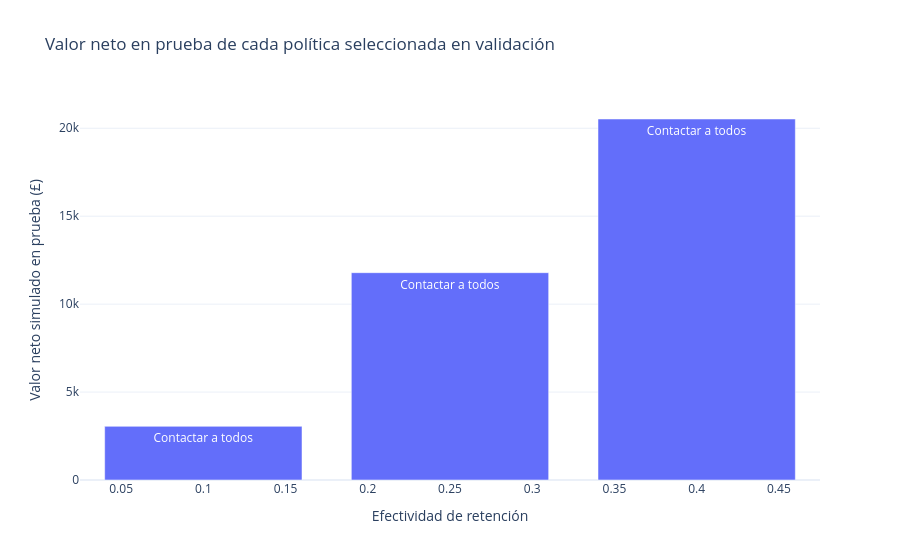

Notebook code cell kept with this figure:
### Markdown cell above
### Qué hace esta celda: Comparación económica de escenarios

Muestra cómo cambia el valor neto en prueba al cambiar la efectividad asumida. Aunque la política elegida permanezca igual, su rentabilidad simulada puede cambiar mucho; la efectividad real todavía debe medirse.

### Code cell
fig = px.bar(
    scenario_df,
    x="retention_rate",
    y="net_value",
    text="policy",
    title="Valor neto en prueba de cada política seleccionada en validación",
    labels={
        "retention_rate":"Efectividad de retención",
        "net_value":"Valor neto simulado en prueba (£)",
        "threshold":"Umbral óptimo"
    }
)
fig.show()

### Figure 1 — Plotly figure (JSON) as saved in the notebook; plotly's stock layout.template omitted (floating-point values rounded to 4 significant figures)
{"data": [{"alignmentgroup": "True", "hovertemplate": "Efectividad de retención=%{x}<br>Valor neto simulado en prueba (£)=%{y}<br>policy=%{text}<extra></extra>", "legendgroup": "", "marker": {"color": "#636efa", "pattern": {"shape": ""}}, "name": "", "offsetgroup": "", "orientation": "v", "showlegend": false, "text": ["Contactar a todos", "Contactar a todos", "Contactar a todos"], "textposition": "auto", "type": "bar", "x": [0.1, 0.25, 0.4], "xaxis": "x", "y": [3051.0, 11790.0, 20530.0], "yaxis": "y"}], "layout": {"barmode": "relative", "legend": {"tracegroupgap": 0}, "title": {"text": "Valor neto en prueba de cada política seleccionada en validación"}, "xaxis": {"anchor": "y", "domain": [0.0, 1.0], "title": {"text": "Efectividad de retención"}}, "yaxis": {"anchor": "x", "domain": [0.0, 1.0], "title": {"text": "Valor neto simulado en prueba (£)"}}}}
